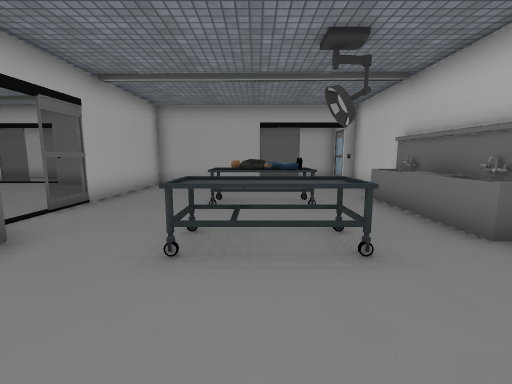
[1] (above)

18 first-person views from a walk through a scene from a Unity 3-D project. The camera is 1.2 m above the floor, tilts 8° down and sees 90° across. The floor is counted in squares, 1 m on a side. Each view is taken from the middle of a square. On the plan, view 1 faces up. The plan holds only what a view shows up to about 12 squares ahead; the rest is blank. The player is left out. Some surface patterns are stand-ins.

[2]
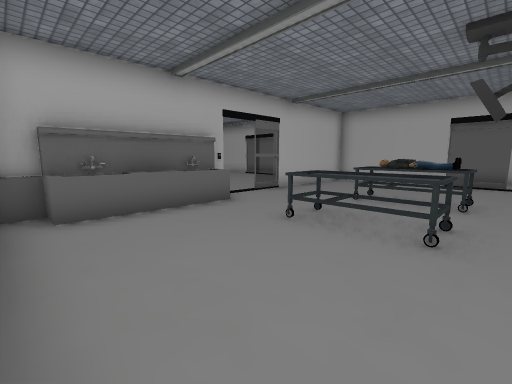

[3]
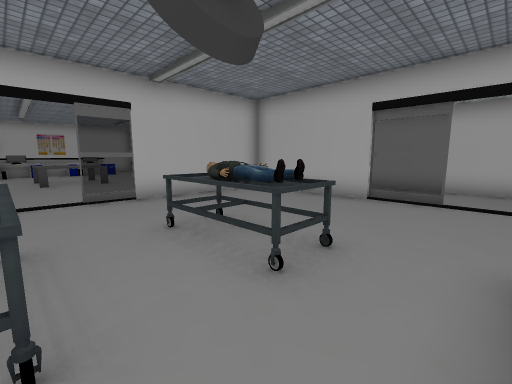

[4]
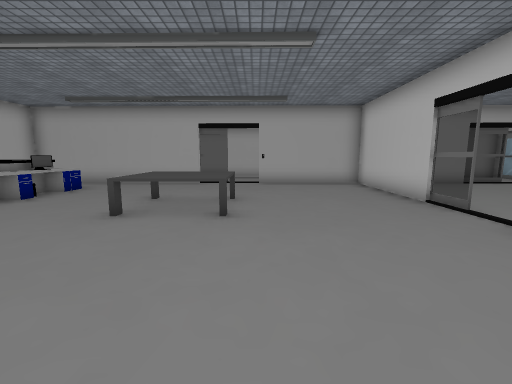

[5]
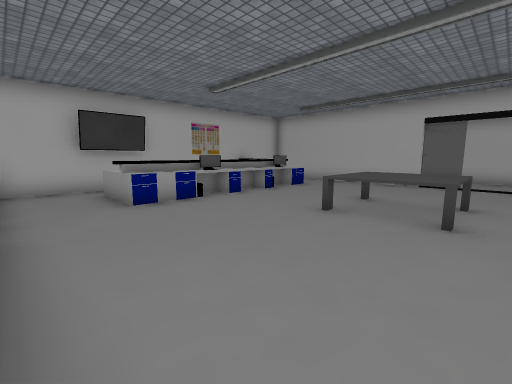

[6]
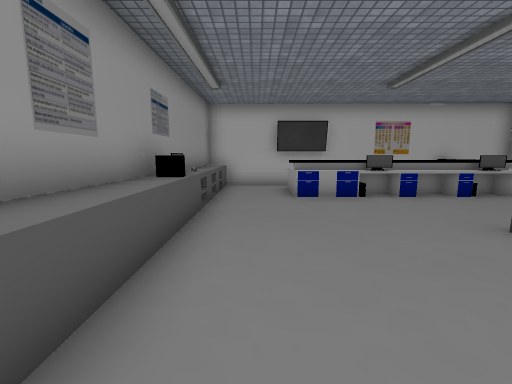

[7]
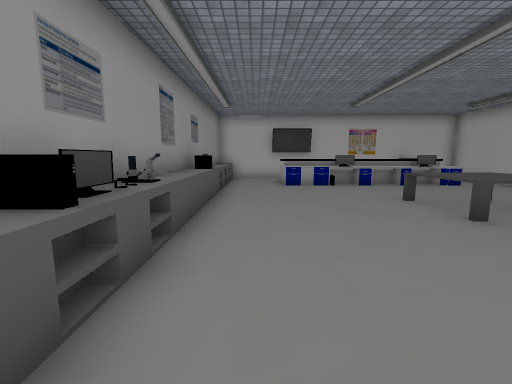

[8]
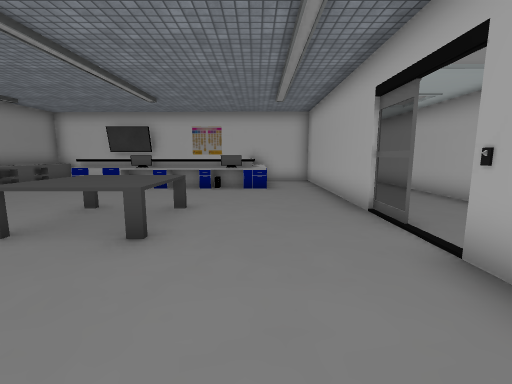

[9]
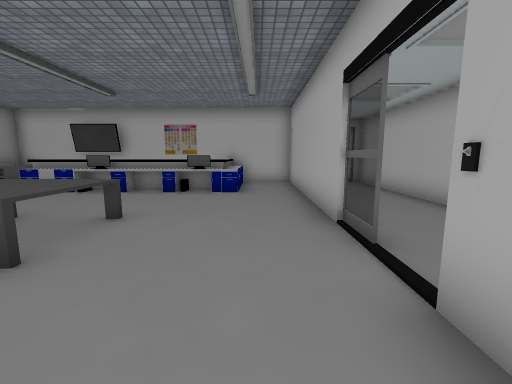

[10]
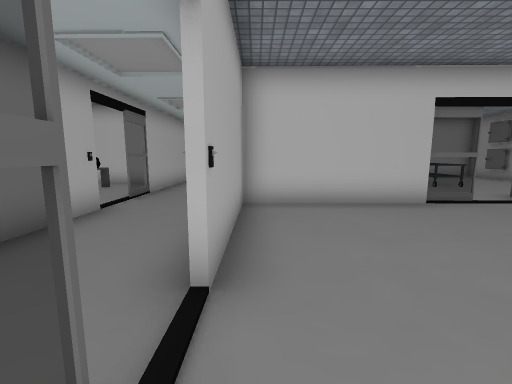

[11]
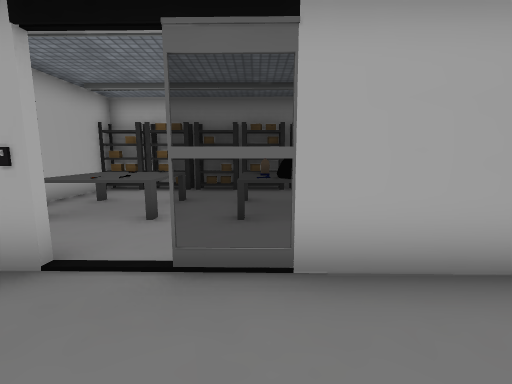

[12]
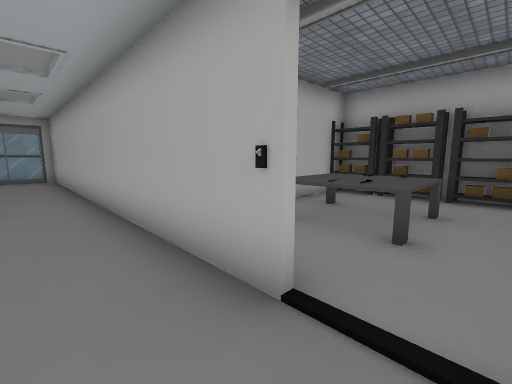

[13]
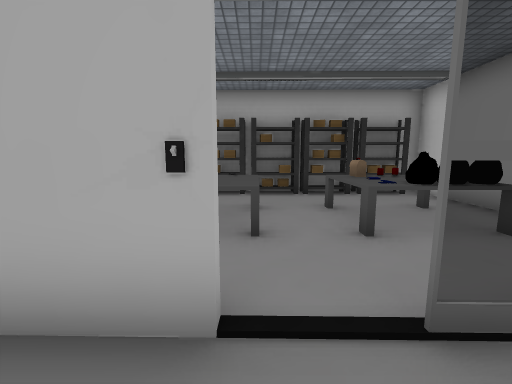

[14]
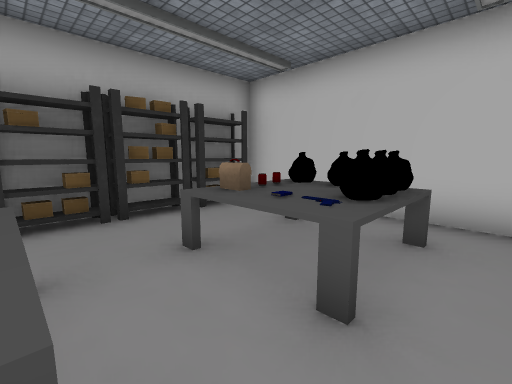

[15]
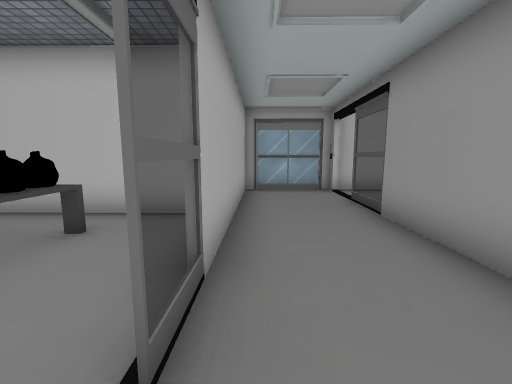

[16]
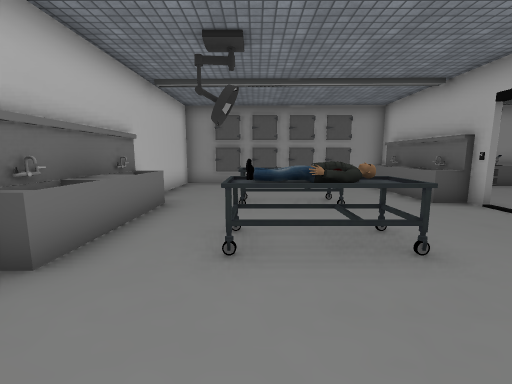

[17]
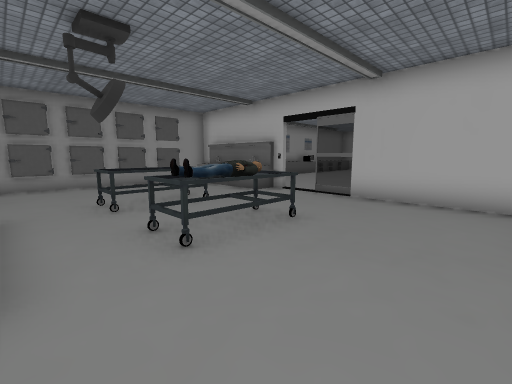

[18]
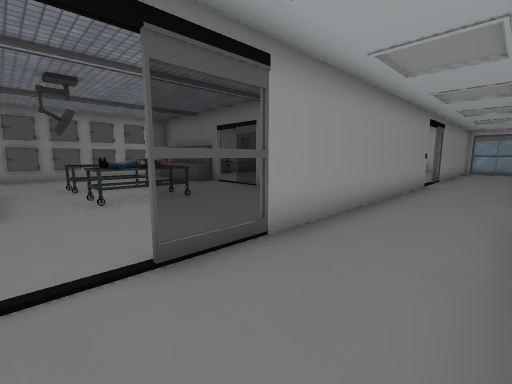

### Floor plan
Key: @ floor where view 1 was taken; # wall or solid block; . floor; = window, fence, low wall or low ledge; ^ raised ledge; T table; M monitor; P poster; R rack; O other object.
Columns run from 19 left of view 1 to 5 right of it. Each row starts with its distance up from view 1.
 22           ###########
 21           #RRRRRRRR.#
 20           #.........#
 19           #.TTT.TTT.#
 18            .TTT.OTT.#
 17             TTT.OTT.#
 16             ........#
 15 ##############..=#######
 14 #......................#
 13 #......................#
 12 ########=. #####.......#
 11 #..............#####=..
 10 #..............#........#
  9 #OOO...........#.......##
  8 #  M...........#.......#
  7 #  O...TTT.....#..TTT..O
  6 #  O...TTT.....=..TTT..O
  5 #  M...TTT.............O
  4 #  O.......... O..TTT..O
  3 #  O...........O..TTT..#
  2 #.OO.......... O.......#
  1 #..............O.......#
  0 #.....O..=.... O...@...#
 -1 #####PO##^OPO###OOO##.O#
 -2                   ######

Positions as (right, up) in squares from view 1, and headings:
1: (0, 0), facing up
2: (2, -1), facing up-left
3: (3, 4), facing up-left
4: (-9, 0), facing up
5: (-9, 0), facing up-left
6: (-8, 1), facing left
7: (-5, 1), facing left
8: (-6, 9), facing left
9: (-7, 10), facing left
10: (-11, 11), facing right
11: (-3, 12), facing up
12: (-4, 13), facing up-left
13: (-5, 13), facing up
14: (-5, 16), facing up-right
15: (-5, 14), facing right
16: (1, 10), facing down
17: (3, 10), facing down-left
18: (3, 14), facing down-left
